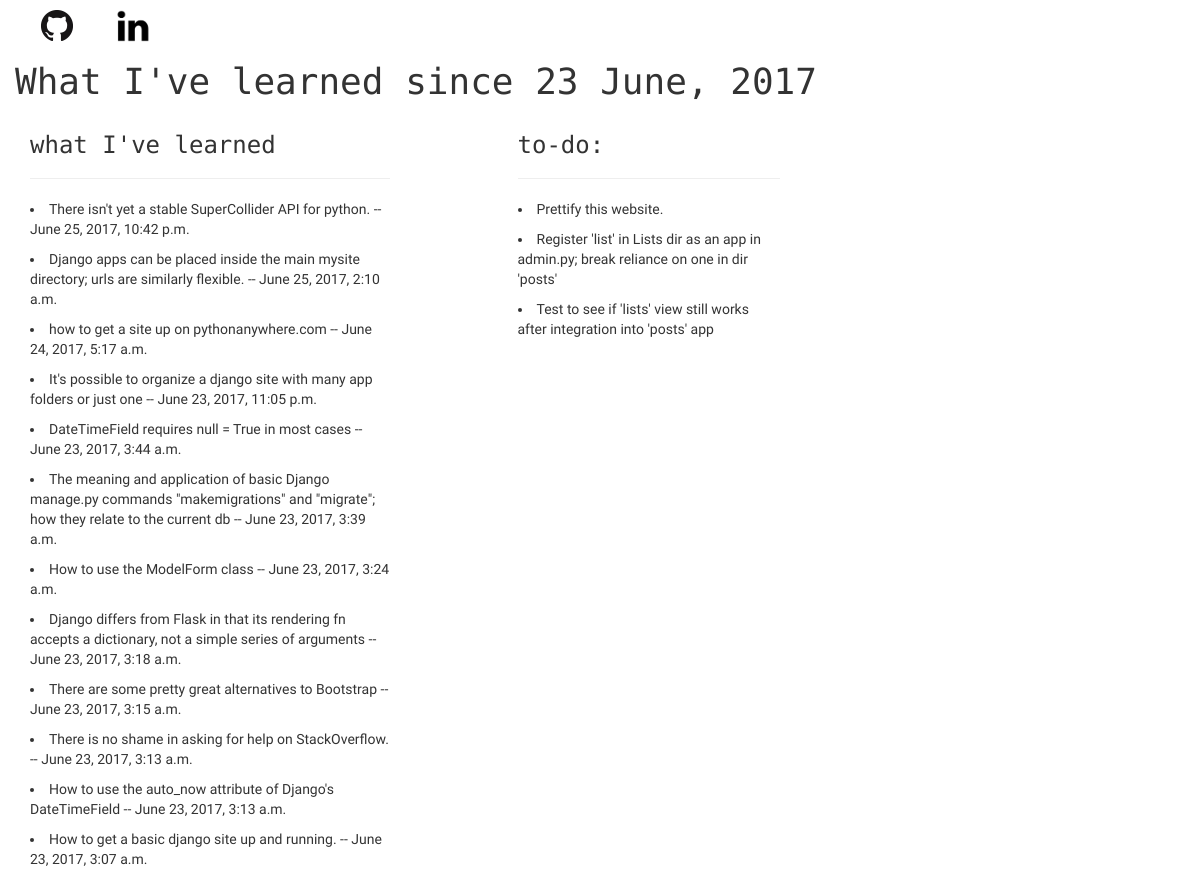
/, run on an earlier commit of the app's database.
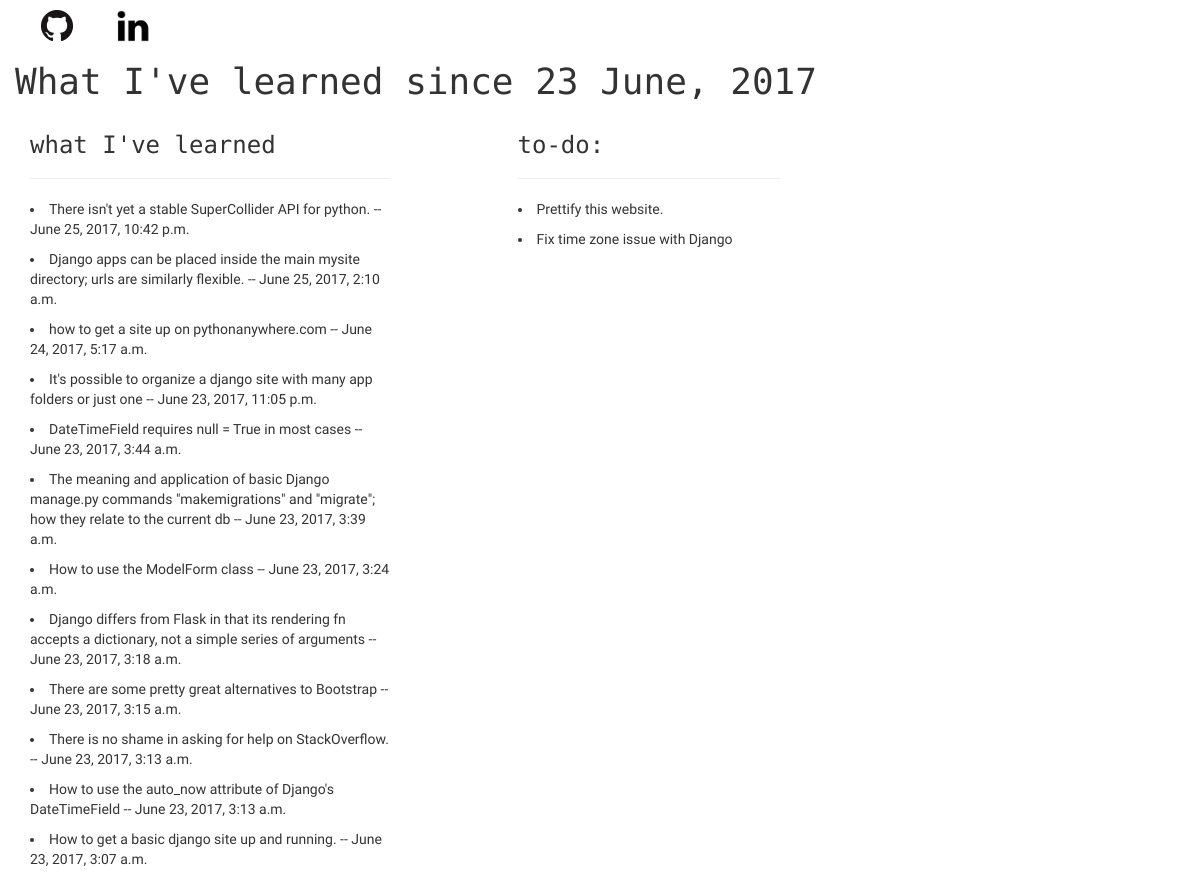
And on a later commit of the database.
### posts/models.py (models this page shows)
class Post(models.Model):
    content = models.CharField(max_length = 200)
    pub_date = models.DateTimeField('date published', auto_now = True, null = True)
    def __str__(self):
        return self.content

class List(models.Model):
    content = models.CharField(max_length = 100)
    pub_date = models.DateTimeField('date published', auto_now = True, null = True)
    def __str__(self):
        return self.content

### posts/views.py (the view)
# urls.py: url(r'^$', views.post, name= 'main')
def post(request ):
    post_list = Post.objects.order_by('id')
    pub_date = Post.pub_date
    to_do_list = List.objects.order_by('id')
    to_do_date = List.pub_date
    return render(request, 'posts/main.html', {
            'post': post_list, 'pub_date' : pub_date,
            'to_do_list':to_do_list, 'to_do_date':to_do_date},
    )

### posts/templates/posts/main.html (shortened to what this page needs)
<head>
  <link rel="stylesheet" href="https://maxcdn.bootstrapcdn.com/bootstrap/3.3.7/css/bootstrap.min.css">
{% load static %}
<div class = 'row'>
  <div class = 'col-sm-1'>
    <a href = 'https://github.com/thatguysilver'>
        <img class='pull-right' style = 'max-width: 60; padding-left: 10px; padding-top: 10px;'
        src = '{% static 'GitHub-Mark-32px.png' %}' alt = '?'/>
    </a>
  </div>
  <div class = 'col-sm-1'>
    <a href = 'https://www.linkedin.com/in/adampaulsilver/'>
      <img class = 'pull-left' style = 'max-width: 60;  padding-top: 10px;'
      src = '{% static 'posts/linkedin.png' %}' alt = '?'/>
    </a>
  </div>
</div>
<div class = 'container'>
  <div class = 'row'>
    <div 'col-sm-4'>
      <h1>What I've learned since 23 June, 2017</h1>
    </div>
  </div>
</div>
</head>
<body>
  <div class = 'container'>
    <div class = 'row'>
      <div class = 'col-sm-4'>
      <h3>what I've learned</h3>
      <hr>
      {% for i in post reversed  %}
      <li>{{ i }} -- {{ i.pub_date }}</li>
      {% endfor %}
      </div>
      <div class = 'col-sm-1'>
      </div>
      <div class = 'col-sm-3'>
        <h3>to-do:</h3>
        <hr>
      {% for i in to_do_list %}
        <li>{{ i }}</li>
      {% endfor %}
      </div>
      <div class = 'col-sm-4'></div>
    </div>
  </div>
</body>

What changed in the data, as far as the page shows it:
removed List: content "Register 'list' in Lists dir as an app in admin.py; break reliance on one in dir 'posts'"
removed List: content "Test to see if 'lists' view still works after integration into 'posts' app"
added List: content "Fix time zone issue with Django"
